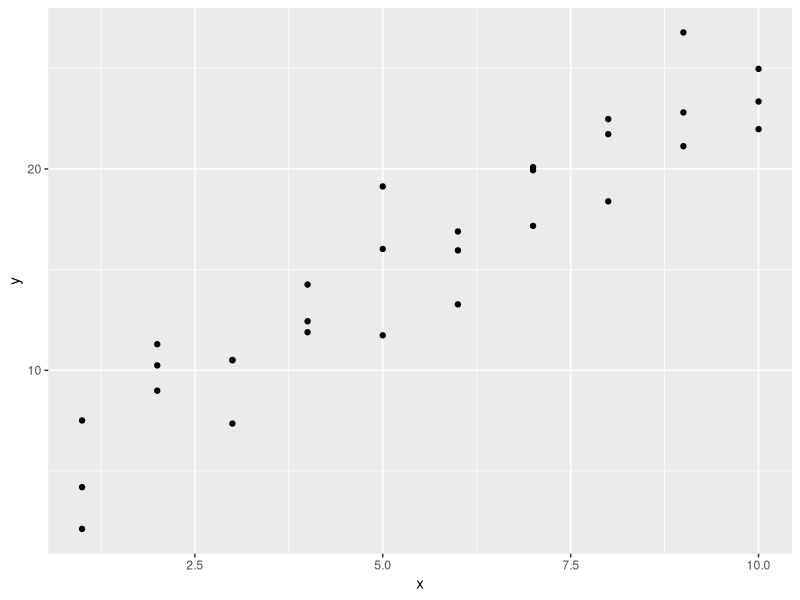
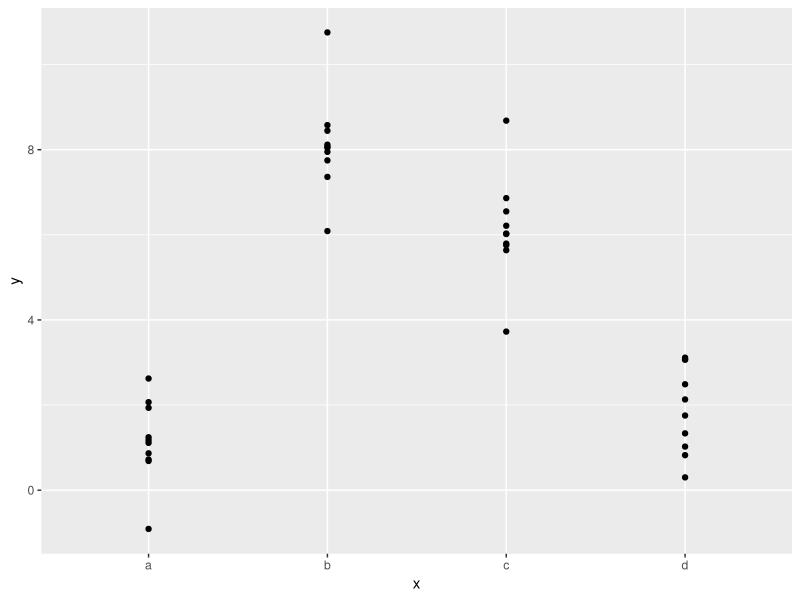
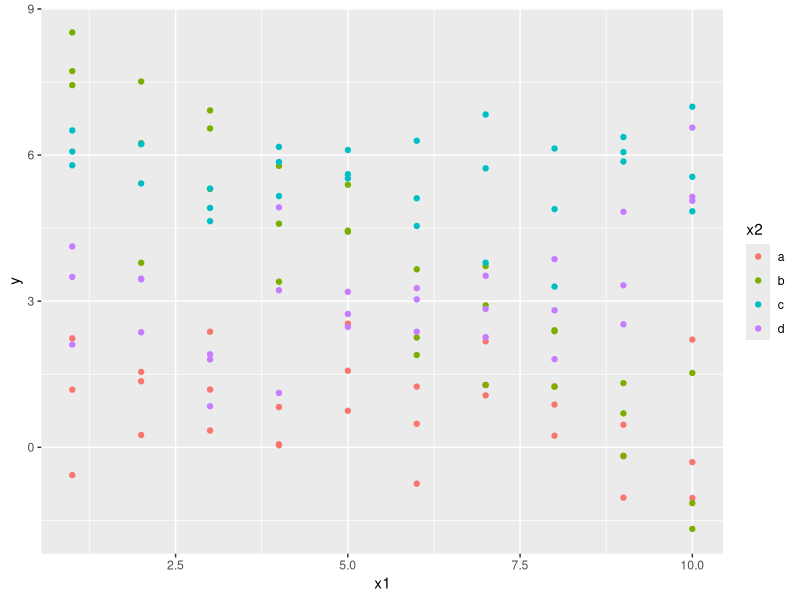
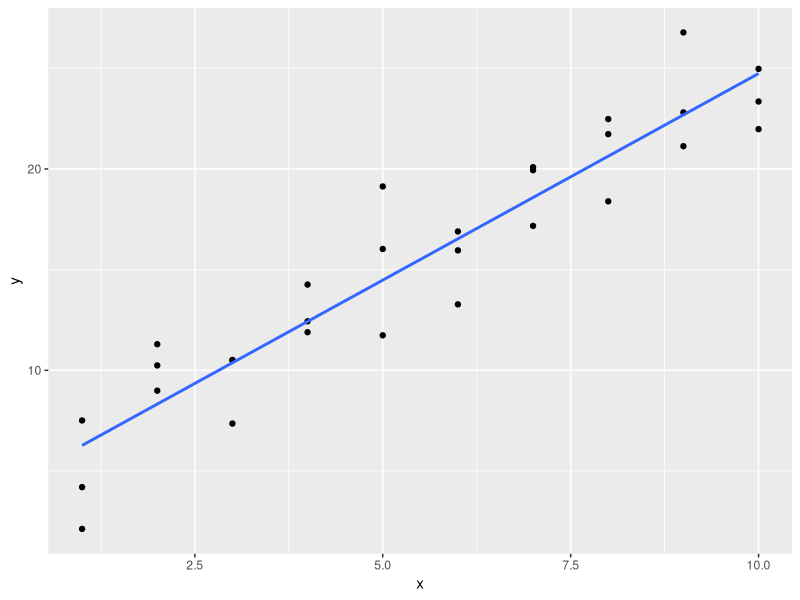
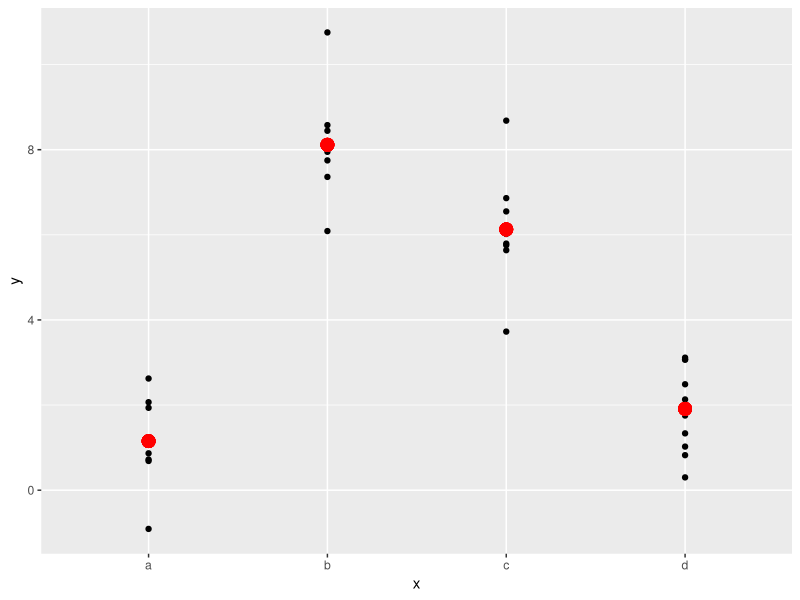
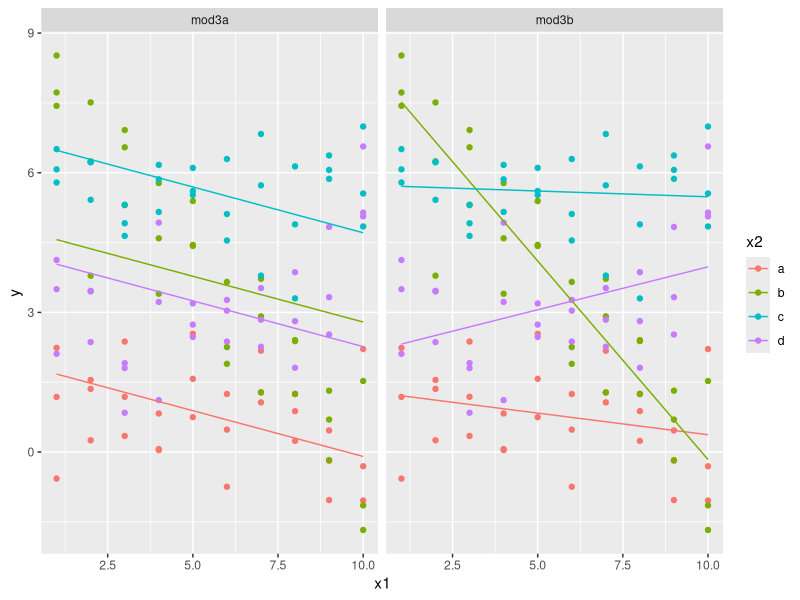

Write R code to recreate these figures, in order.
library(tidyverse)
library(modelr)


# Some simulated data
sim1
ggplot(sim1,aes(x,y)) + geom_point() # x is numeric

sim2
ggplot(sim2,aes(x,y)) + geom_point() # x is categorical

sim3
ggplot(sim3,aes(x1,y,color=x2)) + geom_point() # categorical AND numeric predictors



# Fit a linear model for each
mod1 <- lm(data = sim1,y~x)
mod2 <- lm(data = sim2,y~x)
mod3a <- lm(data = sim3,y~x1+x2)
mod3b <- lm(data = sim3,y~x1*x2)

# Visualize the models
ggplot(sim1,aes(x,y)) + geom_point() + geom_smooth(method = "lm",se=FALSE) # easy, automatic


ggplot(sim2,aes(x,y)) + geom_point() + geom_point(aes(x=x,y=add_predictions(sim2,mod2)$pred),color="Red",size=4) # have to make predictions first


# bit harder.... need all unique values of x1 and x2 and then predict based on those 
grid <- sim3 %>%
  data_grid(x1,x2)
grid

pred = gather_predictions(grid,mod3a,mod3b)
pred

ggplot(sim3,aes(x1,y,color=x2)) +
  geom_point() +
  geom_line(data = pred, aes(y=pred)) +
  facet_wrap(~model)

# which model is a better fit for these data?
sqrt(mean(residuals(mod3a)^2))
sqrt(mean(residuals(mod3b)^2))

sim3 %>%
  gather_residuals(mod3a,mod3b)
